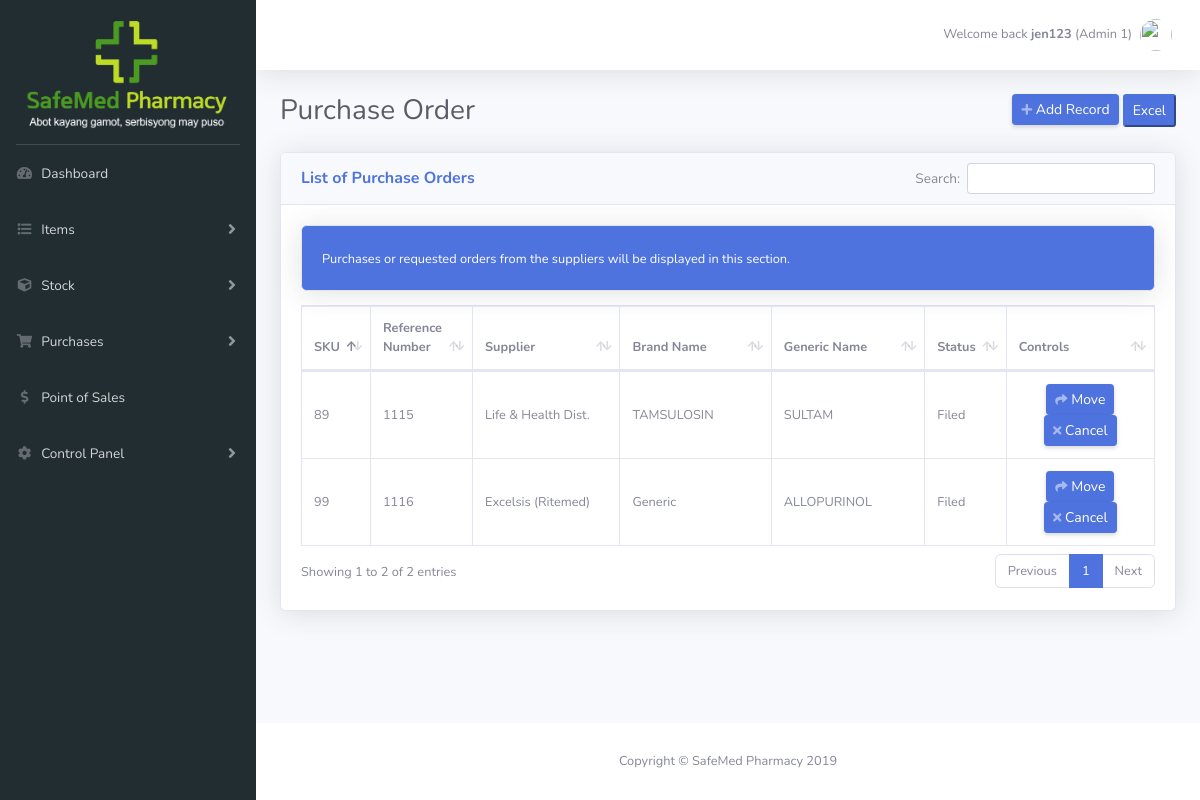
The page /purchase-order.php (signed in) on the database its author committed.
### tables this page shows
CREATE TABLE IF NOT EXISTS `dim_inventory` (
  `item_id` int(30) NOT NULL AUTO_INCREMENT,
  `ref_num` int(11) DEFAULT NULL,
  `brand_name` varchar(200) NOT NULL,
  `generic_name` varchar(200) NOT NULL,
  `uom` varchar(100) NOT NULL,
  `supplier` varchar(100) NOT NULL,
  `defective_qty` int(30) NOT NULL,
  `order_qty` int(30) NOT NULL,
  `unit_price` double(10,2) NOT NULL,
  `selling_price` double(10,2) NOT NULL,
  `total_price` double(10,2) NOT NULL,
  `category` varchar(100) NOT NULL,
  `expiration_date` date NOT NULL,
  `added_by` varchar(100) NOT NULL,
  `date_added` date NOT NULL,
  `status` varchar(100) NOT NULL,
  `sku` int(30) NOT NULL,
  `stock_count` int(11) NOT NULL DEFAULT '0',
  PRIMARY KEY (`item_id`)
);

### purchase-order.php (the view, shortened to what this page needs)
<!DOCTYPE html>
<html lang="en">
<?php
$connect = mysqli_connect('localhost', 'root', '', 'safemedpharmacy');
?>
<head>
	<?php include('assets.php'); ?>
	<link href="vendor/datatables/dataTables.bootstrap4.min.css" rel="stylesheet">
	<?php include('head-actions.php'); ?>
</head>
<body id="page-top">
	<div id="wrapper">
		<?php include('sidebar.php'); ?>
		<div id="content-wrapper" class="d-flex flex-column">
			<div id="content">
				<?php include('top-bar.php'); ?>
				<div class="container-fluid">
					<div class="d-sm-flex align-items-center justify-content-between mb-4">
						<h1 class="h3 mb-0 text-gray-800">Purchase Order</h1>
						<div class="action-buttons"><a href="add-purchase-order-search-product.php" class="d-none d-sm-inline-block btn btn-sm btn-primary shadow-sm"><i class="fas fa-plus fa-sm text-white-50"></i>  Add Record</a> </div>
					</div>
					<div class="card shadow mb-4">
						<div class="card-header py-3">
							<h6 class="m-0 font-weight-bold text-primary">List of Purchase Orders</h6>
						</div>
						<div class="card-body">
							<div class="mb-2">
								<div class="card bg-primary text-white shadow">
									<div class="card-body">
										<span style="font-size: 0.80rem;">Purchases or requested orders from the suppliers will be displayed in this section.</span>
									</div>
								</div>
							</div>
						<div class="table-responsive">
							<table class="table table-bordered" id="dataTable" width="100%" cellspacing="0">
								<thead>
									<tr>
										<th width="5%">SKU</th>
										<th width="10%">Reference Number</th>
										<th width="20%">Supplier</th>
										<th width="20%">Brand Name</th>
										<th width="20%">Generic Name</th>
										<th width="5%">Status</th>
										<th width="20%">Controls</th>
									</tr>
								</thead>
								<tbody>
									<tr>
										<?php
										$query = "SELECT * FROM dim_inventory WHERE status = 'Filed'";
										$result_set =  mysqli_query($connect, $query);
										while($row = mysqli_fetch_array($result_set)) {
											?>
											<td><?php echo $row['sku']; ?></td>
											<td><?php echo $row['ref_num']; ?></td>
											<td><?php echo $row['supplier']; ?></td>
											<td><?php echo $row['brand_name']; ?></td>
											<td><?php echo $row['generic_name']; ?></td>
											<td><?php echo $row['status']; ?></td>
											<td><center>
												<form method = "POST" class="form control_button" action ="move-purchase-order.php">
													<button type="submit" id="submit" name="add" class="d-none d-sm-inline-block btn btn-sm btn-primary shadow-sm"><i class="fas fa-share fa-sm text-white-50"></i> Move</button>
												</form>
												<form method = "POST" class="form control_button" action ="delete-purchase-order-process.php">
													<button type="submit" id="submit" name="add" class="d-none d-sm-inline-block btn btn-sm btn-primary shadow-sm"><i class="fas fa-times fa-sm text-white-50"></i> Cancel</button></form>
													</tr><?php } ?>
												</tbody>
											</table>
										</div>
									</div>
								</div>
							</div>
						</div>
						<footer class="sticky-footer bg-white">
							<div class="container my-auto">
								<div class="copyright text-center my-auto">
									<span>Copyright &copy; SafeMed Pharmacy 2019</span>
								</div>
							</div>
						</footer>
					</div>
</body>
</html>

### purchase-order.php (style rules this page uses)
#dataTable tr td { vertical-align: middle; }
#dataTable_wrapper, .table-responsive { font-size: .80rem; }
.control_button { display: inline-block; }

### rows shown on the page
dim_inventory: sku "89", ref_num "1115", supplier "Life & Health Dist.", brand_name "TAMSULOSIN", generic_name "SULTAM", status "Filed"
dim_inventory: sku "99", ref_num "1116", supplier "Excelsis (Ritemed)", brand_name "Generic", generic_name "ALLOPURINOL", status "Filed"

### other values the page prints
$username "jen123"
$name "Admin 1"
